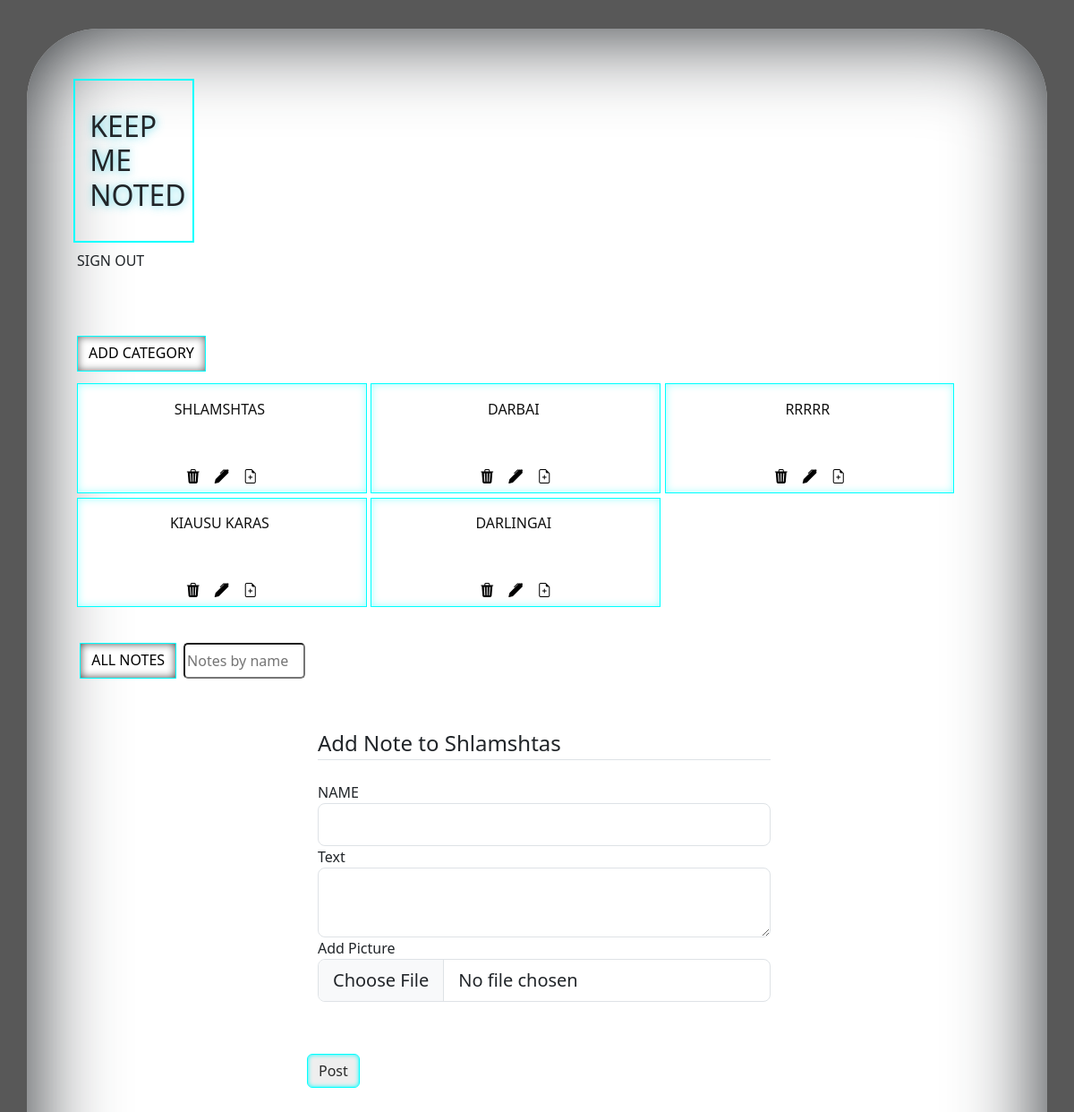
/noting/1 (signed in), run on an earlier commit of the app's database.
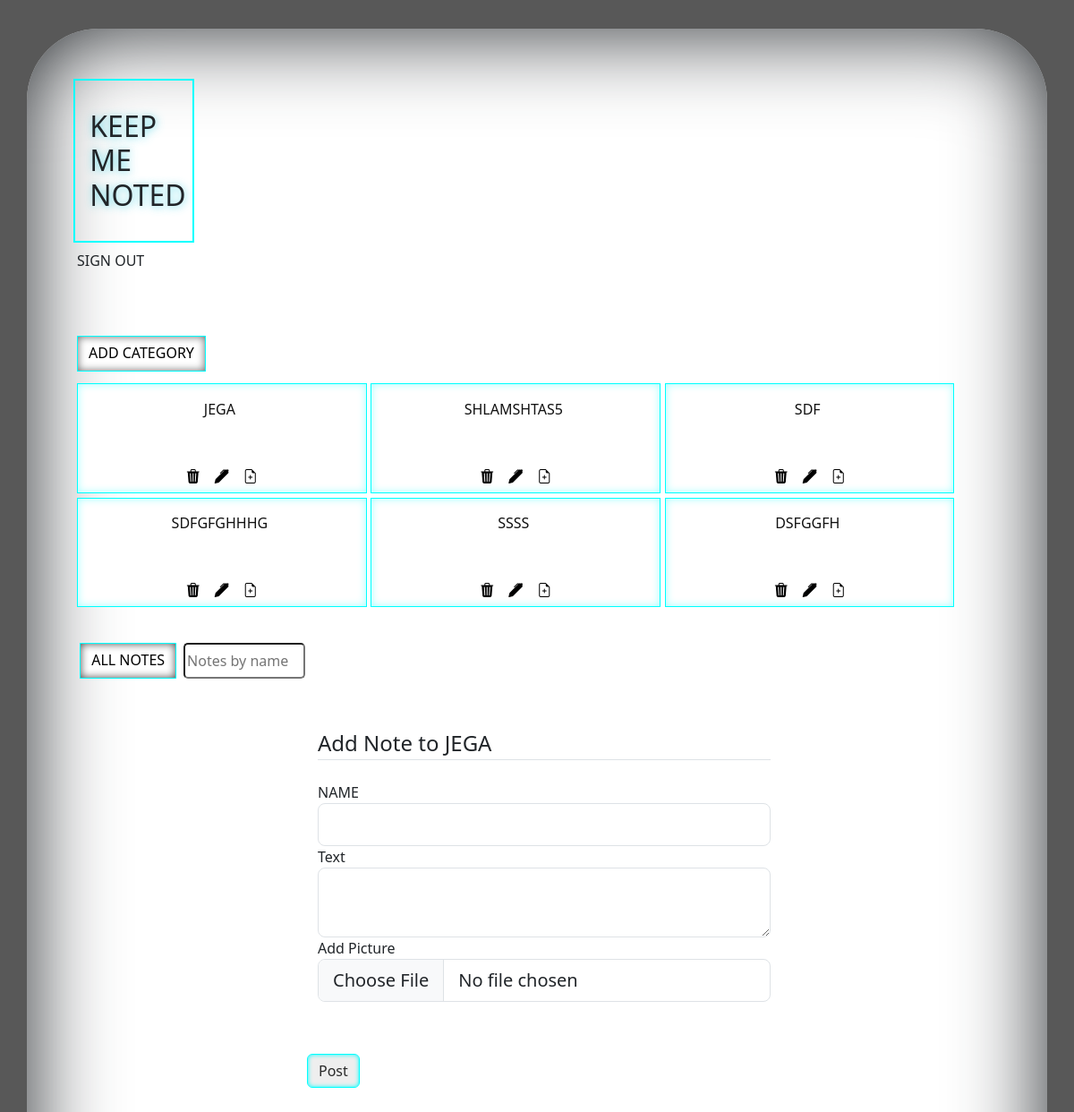
And on a later commit of the database.
### app/db_models/Category.py (models this page shows, shortened)
class Category(db.Model):
    __tablename__ = "categories"
    id = db.Column(db.Integer, primary_key=True)
    category_name = db.Column(db.String(50), nullable=False)
    notes = db.relationship("Note", backref="categories", cascade='all, delete')

### app/routes.py (the view, shortened to what this page needs)
@app.route('/noting/<int:id>' , methods=['GET', 'POST'])
@login_required
def noting(id):
    category= Category.query.filter_by(id=id).first()
    category_name = category.category_name
    form = AddNoteForm()
    categories = Category.query.all()
    category= Category.query.filter_by(id=id).first()
    return render_template ("add_note.html", form=form, categories=categories , name=category_name)

### app/forms.py
class AddNoteForm(FlaskForm):
    name = StringField("Name", [DataRequired()])
    text = TextAreaField("Text", [DataRequired()])
    picture = FileField('Add Picture', validators=[FileAllowed(['jpg', 'png'])])
    submit = SubmitField('Post')

class SearchForm(FlaskForm):
    searched = StringField("Searched", [DataRequired()])
    submit = SubmitField('Submit')

### app/routes.py (called while the page is built)
@login_manager.user_loader
def load_user(user_id):
    return User.query.get(user_id)

@app.context_processor
def base():
    form = SearchForm()
    return dict(form=form)

### app/templates/add_note.html (shortened to what this page needs)
{%extends "main.html"%}
{%block content%}
<div class="content-section; w-50 p-3; mx-auto pt-5" >
    <form method="POST" action="" enctype="multipart/form-data">
       <fieldset id="fieldset-add-note" class="form-group">
           <legend class="border-bottom mb-4">Add Note to {{name}}</legend>
           <div class="form-group">
                {{ form.name.label(class="form-control-label" ,id ="add-note-name", style="text-transform: uppercase;") }}
                {% if form.name.errors %}
                {{ form.name(class="form-control form-control-lg is-invalid") }}
                <div class="invalid-feedback">
                {% for error in form.name.errors %}
                <span>{{ error }}</span>
                {% endfor %}
                </div>
                {% else %}
                {{ form.name(class="form-control form-control-lg",id ="add-note-name" , style="text-transform: uppercase;") }}
                {% endif %}
           </div>
           <div class="form-group">
                {{ form.text.label(class="form-control-label") }}
                {% if form.text.errors %}
                {{ form.text(class="form-control form-control-lg is-invalid") }}
                <div class="invalid-feedback">
                {% for error in form.text.errors %}
                <span>{{ error }}</span>
                {% endfor %}
                </div>
                {% else %}
                {{ form.text(class="form-control form-control-lg") }}
                {% endif %}
            </div>
            <div class="form-group">
                 {{ form.picture.label(class="form-control-label") }}
                 {% if form.picture.errors %}
                 {{ form.picture(class="form-control form-control-lg is-invalid") }}
                 <div class="invalid-feedback">
                 {% for error in form.picture.errors %}
                 <span>{{ error }}</span>
                 {% endfor %}
                 </div>
                 {% else %}
                 {{ form.picture(class="form-control form-control-lg") }}
                 {% endif %}
             </div>
           <br>
       </fieldset>
             <br>
       <div class="form-group" style="margin-bottom: 2rem;">
          {{ form.submit(class="btn btn-outline-primary") }}
       </div>
    </form>
</div>
{%endblock content%}

### app/templates/main.html (shortened to what this page needs)
<!DOCTYPE html>
<html lang="en">
<head>
    <link href="https://cdn.jsdelivr.net/npm/bootstrap@5.3.0-alpha1/dist/css/bootstrap.min.css" rel="stylesheet"
 />
    <link rel="stylesheet" href="https://cdn.jsdelivr.net/npm/bootstrap-icons@1.10.3/font/bootstrap-icons.css">
    <link rel="stylesheet" href="{{ url_for('static' , filename = '/stylesheets/style.css')}}">
    <link rel="stylesheet" href="{{ url_for('static' , filename = '/stylesheets/media-queries.css')}}">
    <link rel="stylesheet" href="https://cdnjs.cloudflare.com/ajax/libs/normalize/8.0.1/normalize.min.css" />
</head>
<body>
  <div class="container" id="container-1" >
    <div id="brand_flash_container">
      <div id="brand-container">
          <h1 id="brand" >KEEP <br> ME <br> NOTED</h1>
          <a id="signout" href="{{ url_for('logout') }}" class="nav-link px-2 ">SIGN OUT</a>
      </div>
    </div>
  <div class = "all-cards-container"
   >
    <div id="signout-container">
      <a id="add_category" class="btn btn-primary" href="{{ url_for('add_category')}}" class="nav-link px-2 ">ADD CATEGORY</a>
    </div>
    <div  id="container-category">
        {% for category in categories %}
        <div class="btn btn-secondary"  id="buttons-category" >
        <a href="{{ url_for('notes' , id = category.id )}}" style="margin: 0.3rem  0.3rem  0rem  0rem;
                          height: 5rem; word-wrap: break-word; text-decoration: none;">
            <h6 id="category-name" style="text-transform: uppercase;" >{{category['category_name']}}</h6>
        </a>
        <div style="display: flex; justify-content: center;">
          <a  href="{{ url_for('delete' , id = category.id) }}" class="nav-link px-2 ">
            <i class="bi bi-trash3-fill"></i>
          </a>
          <a href="{{ url_for('edit_category' , id = category.id )}}" class="nav-link px-2 ">
            <i class="bi bi-pen-fill"></i>
          </a>
          <a href="{{ url_for('noting' , id = category.id )}}" class="nav-link px-2 ">
            <i class="bi bi-file-earmark-plus"></i>
          </a>
        </div>
        </div>
        {% endfor %}
      </div>
      <div style="display: flex; flex-direction: column;">
        <div class="note-filter-container" >
            <a class="btn btn-primary"  id = "all-notes-filter" href="{{ url_for('all_notes')}}">ALL NOTES</a>
               <form method="POST" class = "d-flex" action="{{url_for('search')}}">
                 <input id="serach-by-name" class="form_control me-2" type="search" placeholder="Notes by name" aria-label="Search" , name="searched">
               </form>
        </div>
        {% block content %}
        {% endblock %}
      </div>
    </div>
  </div>
</body>
</html>

### app/static/stylesheets/style.css (style rules this page uses)
body { background-color: rgb(88, 88, 88); margin: auto; }
#brand_flash_container { display: flex; justify-content: space-between; align-items: center; padding: 3rem 0rem; padding-top: 1rem; }
#brand, #flash { margin: 0.5rem 3%; }
#brand { padding: 2rem 1rem; border: 2px solid cyan; text-shadow: 1px 1px 10px rgba(73, 213, 231, 0.836); }
#signout-container { display: flex; justify-content: space-between; padding: 0.5rem; padding-right: 1rem; padding-bottom: 0; }
#signout, #add_category { height:2.5rem; }
#add_category { border-radius: 0%; border-color: cyan; background-color: rgb(255, 255, 255); color: black; box-shadow:0px 0px 10px 0px rgb(105, 105, 105) inset; }
#container-1 { background-color: rgb(255, 255, 255); padding-right: 2rem; padding-top: 2rem; padding-bottom: 10rem; padding-left: 3rem; display: flex; flex-direction: column; justify-content: center; border-radius: 5rem; box-shadow: 0 0 100px 1px inset; margin-top: 2rem; margin-bottom: 5rem; min-width: 256px; }
#container-category { display: flex; flex-wrap: wrap; justify-content: start; padding: 0.5rem; }
#buttons-category { margin: 0.3rem 0.3rem 0rem 0rem; width:31% ; border-radius: 0%; border-color: cyan; background-color: rgb(255, 255, 255); color: black; box-shadow:0px 0px 10px 0px rgba(0, 255, 255, 0.37) inset; display: flex; flex-direction: column; }
#category-name { padding: 0.5rem; color: rgb(17, 17, 17); }
.note-filter-container { display: flex; padding: 0rem 0.7rem; margin-top: 2rem; height: 2.5rem; }
#serach-by-name { width: 8.5rem; border-radius: 5px; margin-left: 0.5rem; }
#all-notes-filter { border-radius: 0%; border-color: cyan; background-color: rgb(255, 255, 255); color: black; box-shadow:0px 0px 10px 0px rgb(70, 70, 70) inset; }
#submit { background-color: rgb(238, 238, 238) ; box-shadow:0 0 5px 0 cyan inset; border: 1px solid cyan; color: rgb(42, 42, 42); }

What changed in the data, as far as the page shows it:
changed Category: category_name "SHLAMSHTAS" → "JEGA"; category_name "Shlamshtas" → "JEGA"
changed Category: category_name "DARBAI" → "SHLAMSHTAS5"
changed Category: category_name "RRRRR" → "SDF"
changed Category: category_name "KIAUSU KARAS" → "SDFGFGHHHG"
changed Category: category_name "DARLINGAI" → "SSSS"
added Category: category_name "DSFGGFH"
